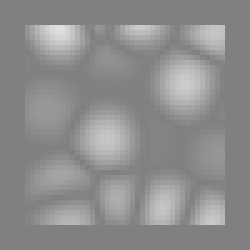
#> input picture test_textures/AlligatorNoise.1.bmp, 50 x 50 px (shown 5 times larger)
$ python process_image.py
#> lines starting #> are read from the running program, lines starting #| are printed output that depends on the picture
from PIL import Image
import numpy as np

def process_image_to_height_map(image_path, target_width, target_height):
    """Process BMP image to a height map suitable for budgetV."""
#> called with image_path = 'test_textures/AlligatorNoise.1.bmp', target_width = 50, target_height = 50
    # Load the image
    img = Image.open(image_path).convert('L')  # Convert to grayscale

    # Resize the image to match target dimensions
    img_resized = img.resize((target_width, target_height), Image.Resampling.LANCZOS)

    # Convert image to numpy array
    height_map = np.array(img_resized)

    # Convert to integer values for budgetV (range -2 to 2)
    height_map = np.round((height_map / 255.0) * 4 - 2).astype(int)
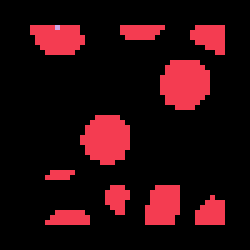
#> height_map: shape (50, 50) int64 (shown 5 times larger); 3 distinct labels, from 0 to 2; one colour per label, 0 black

    # Save to txt file (optional)
    np.savetxt("height_map.txt", height_map, fmt='%d')

    return height_map

# Example usage
if __name__ == "__main__":
    height_map = process_image_to_height_map(
        "test_textures/AlligatorNoise.1.bmp", target_width=50, target_height=50)
    print(height_map)
#> (printed output is left out)

$ run again, with test_textures/AlligatorNoise.0.bmp copied over test_textures/AlligatorNoise.1.bmp
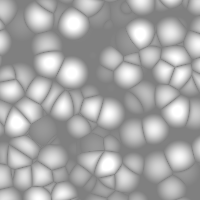
#> input picture test_textures/AlligatorNoise.0.bmp, 200 x 200 px
#> in process_image_to_height_map, `img_resized = img.resize((target_width, target_height), Image.Resampli..`:
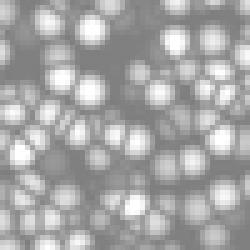
#> img_resized: PIL image 50x50 L (shown 5 times larger); min 126, max 255, mean 166.9
#> in process_image_to_height_map, `height_map = np.round((height_map / 255.0) * 4 - 2).astype(int)`:
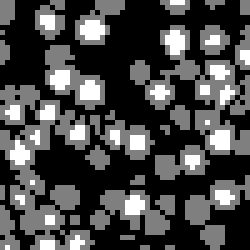
#> height_map: shape (50, 50) int64 (shown 5 times larger); min 0, max 2, mean 0.563; drawn with min black and max white
#> (printed output is left out)
